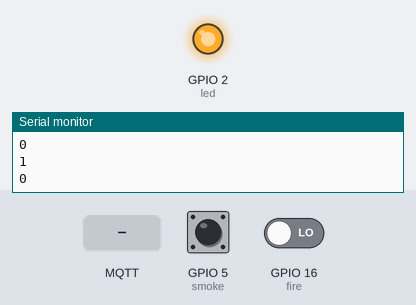
Recording of a sketch running on a simulated ESP8266 (NodeMCU). On the bench: output pins drawn as LEDs (lit = HIGH), the last lines printed to the serial monitor. The inputs (shaded band) are chosen by the test bench; at power-on: GPIO 5 (smoke) HIGH, GPIO 16 (fire) LOW. WiFi joins after 1.5 s; servers stay silent unless stated; no MQTT or app messages arrive unless stated.

Above: at 2.7 s.
2.8 s: GPIO 5 (smoke) pulled LOW for 0.4 s
At 3.5 s:
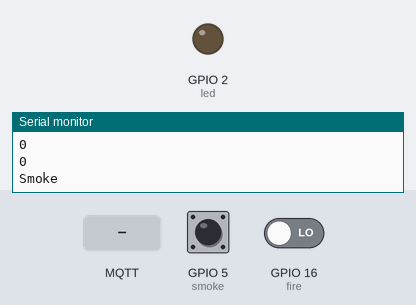
5.1 s: GPIO 16 (fire) driven HIGH
At 6.3 s:
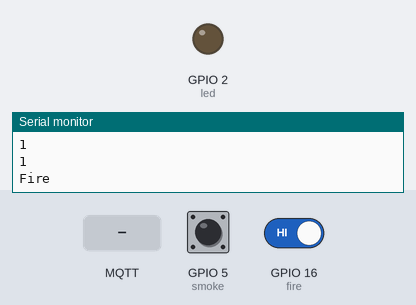
7.9 s: MQTT message "1" arrives on the first subscribed topic
12.1 s: GPIO 16 (fire) driven LOW
At 13.1 s:
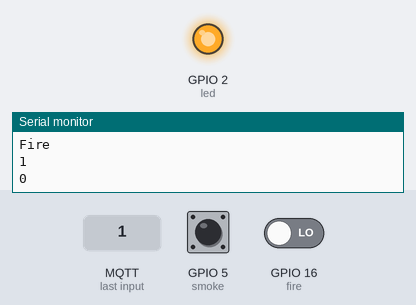
14.2 s: GPIO 5 (smoke) pulled LOW for 3.2 s
At 16.0 s:
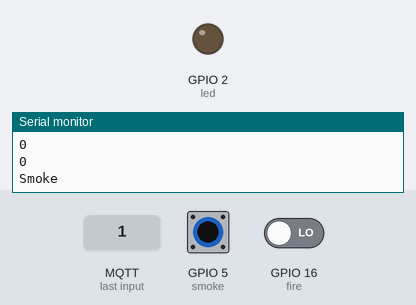
Timing chart, 0 to 19.2 s (numbered marks = the images above; inputs shaded):
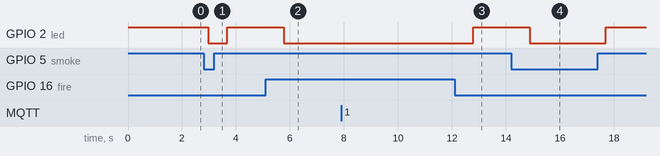

Measured:
- after the input at 2.8 s, GPIO 2 (led): HIGH → LOW after 0.17 s, → HIGH 0.70 s later
- after the input at 5.1 s, GPIO 2 (led): HIGH → LOW after 0.67 s
- after the input at 12.1 s, GPIO 2 (led): LOW → HIGH after 0.68 s
- after the input at 14.2 s, GPIO 2 (led): HIGH → LOW after 0.68 s, → HIGH 2.8 s later

The sketch:

mqtt_smoke_alarm.ino
```cpp
#include <ESP8266WiFi.h>
#include <PubSubClient.h>
#include <ESP8266WiFiMulti.h>   // Include the Wi-Fi-Multi library
#include <ESP8266HTTPClient.h>
#include <ESP8266WebServer.h>

ESP8266WiFiMulti wifiMulti;     // Create an instance of the ESP8266WiFiMulti class, called 'wifiMulti'
ESP8266WebServer server(80);
WiFiClient wifiClient;
PubSubClient mqttClient(wifiClient);

const char* mqttServer   = "192.168.43.1";
const int   mqttPort     = 1883;
const char* mqttUser     = "";
const char* mqttPassword = "";

#define PUB_GPIO_STATUS "scale"
#define SUB_GPIO_ACTION "action"

String received_payload, ipAddress;
int relay_state;
unsigned long previousMillis = 0;
unsigned long interval = 30000;

int smoke = 5;
int fire = 16;
//LDR sensor pins
const int led = 2;

void setup() {
  Serial.begin(115200);
  pinMode(smoke, INPUT);
  pinMode(fire,INPUT);
  pinMode(led, OUTPUT);
  digitalWrite(led, HIGH);

  initWifiStation();
  initMQTTClient();

  server.on("/version/", catchVersion);
}

void loop() {
  mqttClient.loop();
  server.handleClient();

  unsigned long currentMillis = millis();
  // if WiFi is down, try reconnecting every CHECK_WIFI_TIME seconds
  if ((WiFi.status() != WL_CONNECTED) && (currentMillis - previousMillis >= interval)) {
    Serial.print(millis());
    Serial.println("Reconnecting to WiFi...");
    WiFi.disconnect();
    initWifiStation();
    previousMillis = currentMillis;
  }

int  smoke_val = digitalRead(smoke);
int  fire_val = digitalRead(fire);

  Serial.println(smoke_val);
  Serial.println(fire_val);

  if (smoke_val == 0) {
    digitalWrite(led, LOW);
    Serial.println("Smoke");
    mqttClient.publish(PUB_GPIO_STATUS, "0");
  }
  else if (fire_val == 1) {
    digitalWrite(led, LOW);
    Serial.println("Fire");
    mqttClient.publish(PUB_GPIO_STATUS, "1");
  }else {
        digitalWrite(led, HIGH);

  }

  delay(700);

}

//############### GETTING DATA FROM DEVICE WITH LOCALHOST #####################//
void catchVersion() {
  server.send(200, "text/html", "catch it");
}

void PubSubCallback(char* topic, byte* payload, unsigned int length) {
  Serial.print("Message arrived [");
  Serial.print(topic);
  Serial.print("] ");

  if (strstr(topic, SUB_GPIO_ACTION))
  {
    for (int i = 0; i < length; i++) {
      Serial.print((char)payload[i]);
    }
    Serial.println();
    // Switch on the LED if an 1 was received as first character
    if ((char)payload[0] == '1') {
      digitalWrite(led, HIGH);   // Turn the LED on (Note that LOW is the voltage level
      Serial.println("LED HIGH");
      mqttClient.publish(PUB_GPIO_STATUS, "0");
    } else {
      digitalWrite(led, LOW);  // Turn the LED off by making the voltage HIGH
      Serial.println("LED HIGH");
      mqttClient.publish(PUB_GPIO_STATUS, "1");
    }
  }
}

//############### INIT WIFI STATION #####################//
void initWifiStation() {
  delay(10);
  Serial.println('\n');
  wifiMulti.addAP("Electronic", "12345678");   // add Wi-Fi networks you want to connect to
  wifiMulti.addAP("Test", "12345678");
  Serial.println("Connecting ...");
  int i = 0;
  while (wifiMulti.run() != WL_CONNECTED) {
    delay(1000);
    Serial.print(".");
  }
  WiFi.hostname("Ahmet");
  Serial.println('\n');
  Serial.print("Connected to ");
  Serial.println(WiFi.SSID());              // Tell us what network we're connected to
  Serial.print("IP address:\t");
  Serial.println(WiFi.localIP());           // Send the IP address of the ESP8266 to the computer
  ipAddress = WiFi.localIP().toString();
  server.begin();
  Serial.println("HTTP server started");
}

//############### INIT MQTT CLIENT #####################//
void initMQTTClient() {
  mqttClient.setServer(mqttServer, mqttPort);
  mqttClient.setCallback(PubSubCallback);
  while (!mqttClient.connected()) {
    Serial.println(String("Connecting to MQTT (") + mqttServer + ")...");


    if (mqttClient.connect("arduinoClient2", mqttUser, mqttPassword)) {
      Serial.println("MQTT client connected");
    } else {
      Serial.print("\nFailed with state ");
      // Serial.println(mqttClient.state());
      if (WiFi.status() != WL_CONNECTED) {
        initWifiStation();
      }
      delay(5000);
    }
  }
  // Declare Pub/Sub topics
  mqttClient.publish(PUB_GPIO_STATUS, "active");
  mqttClient.subscribe(SUB_GPIO_ACTION);
}
```
